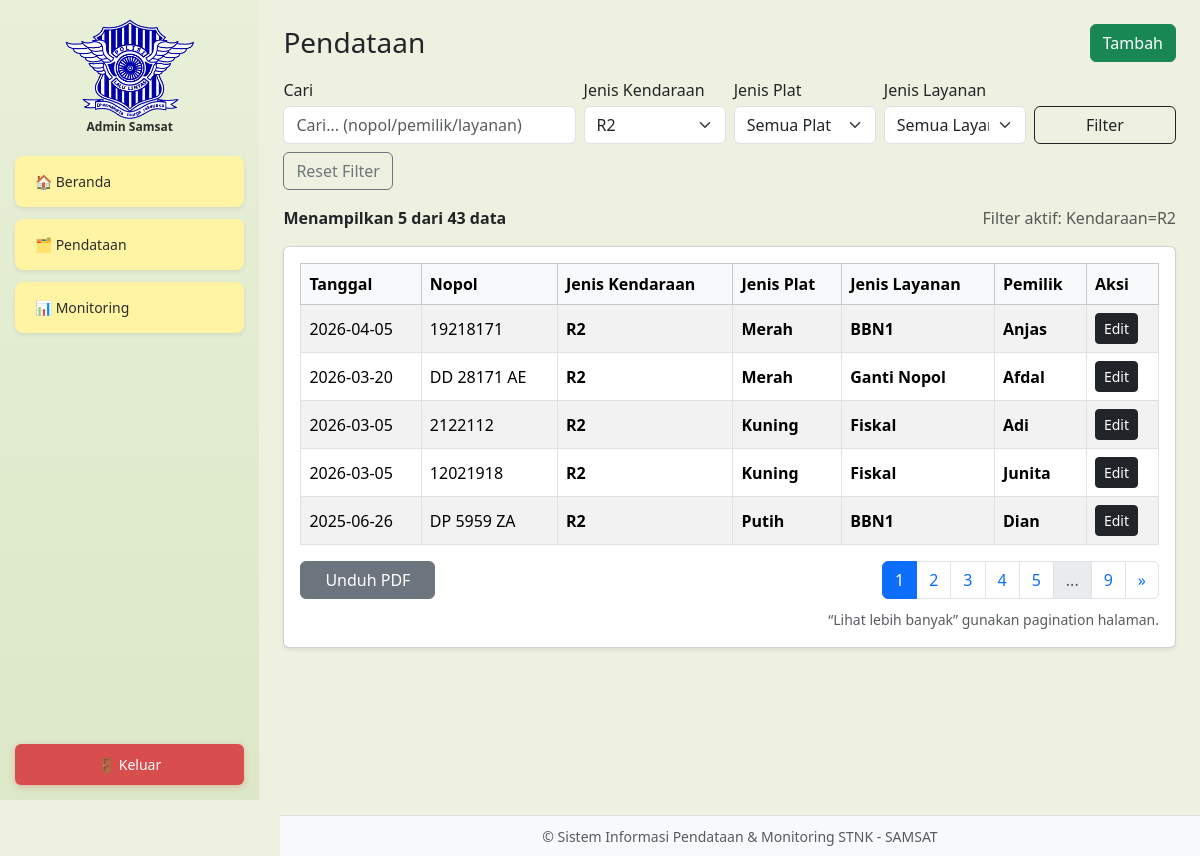
Screenshot of /pendataan/index.php?jenis_kendaraan=R2 (signed in) with the database file from the repository.
### tables this page shows
CREATE TABLE `registrasi_stnk` (
  `id` bigint(20) NOT NULL,
  `tanggal` date NOT NULL,
  `nopol` varchar(20) NOT NULL,
  `pemilik` varchar(100) NOT NULL,
  `jenis_kendaraan` enum('R2','R4') NOT NULL,
  `jenis_plat` enum('Merah','Kuning','Putih') NOT NULL,
  `jenis_layanan` enum('BBN1','Duplikat','Ganti Plat','Ganti Nopol','BBN2','Fiskal','Rubah') NOT NULL,
  `created_at` timestamp NOT NULL DEFAULT current_timestamp(),
  `updated_at` timestamp NULL DEFAULT NULL ON UPDATE current_timestamp()
);

### konfigurasi/koneksi.php (called while the page is built, shortened)
<?php
function e($str)
{
    return htmlspecialchars((string)$str, ENT_QUOTES, 'UTF-8');
}

### pendataan/index.php (the view, shortened to what this page needs)
<?php
require_once "../konfigurasi/koneksi.php";
$q = trim($_GET['q'] ?? '');
$jenis_kendaraan = $_GET['jenis_kendaraan'] ?? '';
$jenis_plat = $_GET['jenis_plat'] ?? '';
$jenis_layanan = $_GET['jenis_layanan'] ?? '';
$page = max(1, (int)($_GET['page'] ?? 1));
$limit = 5;
$offset = ($page - 1) * $limit;
$whereParts = [];
$params = [];
$types = "";
if ($jenis_kendaraan !== "") {
    $whereParts[] = "jenis_kendaraan = ?";
    $types .= "s";
    $params[] = $jenis_kendaraan;
}
$where = $whereParts ? ("WHERE " . implode(" AND ", $whereParts)) : "";
$haveFilters = $q !== '' || $jenis_kendaraan !== '' || $jenis_plat !== '' || $jenis_layanan !== '';
if ($where) {
    $stmt = $koneksi->prepare("SELECT COUNT(*) c FROM registrasi_stnk $where");
    $stmt->bind_param($types, ...$params);
    $stmt->execute();
    $total = (int)$stmt->get_result()->fetch_assoc()['c'];
} else {
    $total = (int)$koneksi->query("SELECT COUNT(*) c FROM registrasi_stnk")->fetch_assoc()['c'];
}
$pages = max(1, (int)ceil($total / $limit));
if ($where) {
    $sql = "SELECT * FROM registrasi_stnk $where ORDER BY tanggal DESC, id DESC LIMIT ? OFFSET ?";
    $stmt = $koneksi->prepare($sql);
    $types2 = $types . "ii";
    $params2 = array_merge($params, [$limit, $offset]);
    $stmt->bind_param($types2, ...$params2);
    $stmt->execute();
    $rows = $stmt->get_result()->fetch_all(MYSQLI_ASSOC);
} else {
    $stmt = $koneksi->prepare("SELECT * FROM registrasi_stnk ORDER BY tanggal DESC, id DESC LIMIT ? OFFSET ?");
    $stmt->bind_param("ii", $limit, $offset);
    $stmt->execute();
    $rows = $stmt->get_result()->fetch_all(MYSQLI_ASSOC);
}
?>
<!doctype html>
<html>
<head>
    <link href="https://cdn.jsdelivr.net/npm/bootstrap@5.3.3/dist/css/bootstrap.min.css" rel="stylesheet">
</head>
<body style="background:#eef1df;">
    <div class="d-flex">
        <?php include "../bagian/sidebar.php"; ?>
        <div class="flex-grow-1 p-4">
            <div class="mb-3">
                <div class="d-flex justify-content-between align-items-center mb-3">
                    <h3 class="m-0">Pendataan</h3>
                    <a class="btn btn-success" href="tambah.php">Tambah</a>
                </div>
                <form class="row g-2 align-items-end" method="GET">
                    <div class="col-md-4">
                        <label class="form-label mb-1">Cari</label>
                        <input class="form-control" name="q" value="<?= e($q) ?>" placeholder="Cari... (nopol/pemilik/layanan)">
                    </div>
                    <div class="col-md-2">
                        <label class="form-label mb-1">Jenis Kendaraan</label>
                        <select class="form-select" name="jenis_kendaraan">
                            <option value="R2" <?= $jenis_kendaraan === 'R2' ? 'selected' : '' ?>>R2</option>
                        </select>
                    </div>
                    <div class="col-md-2">
                        <label class="form-label mb-1">Jenis Plat</label>
                        <select class="form-select" name="jenis_plat">
                            <option value="">Semua Plat</option>
                        </select>
                    </div>
                    <div class="col-md-2">
                        <label class="form-label mb-1">Jenis Layanan</label>
                        <select class="form-select" name="jenis_layanan">
                            <option value="">Semua Layanan</option>
                        </select>
                    </div>
                    <div class="col-md-2 d-grid">
                        <button class="btn btn-outline-dark">Filter</button>
                    </div>
                    <?php if ($haveFilters): ?>
                        <div class="col-md-12">
                            <a href="index.php" class="btn btn-outline-secondary">Reset Filter</a>
                        </div>
                    <?php endif; ?>
                </form>
            </div>
            <div class="mb-3">
                <div class="d-flex flex-column flex-md-row justify-content-between align-items-start gap-2">
                    <div><strong>Menampilkan <?= count($rows) ?> dari <?= number_format($total) ?> data</strong></div>
                    <?php if ($haveFilters): ?>
                        <div class="text-muted">Filter aktif: <?= trim(($q ? 'q=' . e($q) : '') . ' ' . ($jenis_kendaraan ? 'Kendaraan=' . e($jenis_kendaraan) : '') . ' ' . ($jenis_plat ? 'Plat=' . e($jenis_plat) : '') . ' ' . ($jenis_layanan ? 'Layanan=' . e($jenis_layanan) : '')) ?></div>
                    <?php endif; ?>
                </div>
            </div>
            <div class="card shadow-sm">
                <div class="card-body">
                    <div class="table-responsive">
                        <table class="table table-striped table-hover table-bordered align-middle">
                            <thead class="table-light">
                                <tr>
                                    <th>Tanggal</th>
                                    <th>Nopol</th>
                                    <th>Jenis Kendaraan</th>
                                    <th>Jenis Plat</th>
                                    <th>Jenis Layanan</th>
                                    <th>Pemilik</th>
                                    <th>Aksi</th>
                                </tr>
                            </thead>
                            <tbody>
                                <?php foreach ($rows as $r): ?>
                                    <tr>
                                        <td><?= e($r['tanggal']) ?></td>
                                        <td><?= e($r['nopol']) ?></td>
                                        <td><b><?= e($r['jenis_kendaraan']) ?></b></td>
                                        <td><b><?= e($r['jenis_plat']) ?></b></td>
                                        <td><b><?= e($r['jenis_layanan']) ?></b></td>
                                        <td><b><?= e($r['pemilik']) ?></b></td>
                                        <td>
                                            <a class="btn btn-sm btn-dark" href="edit.php?id=<?= $r['id'] ?>">Edit</a>
                                        </td>
                                    </tr>
                                <?php endforeach; ?>
                            </tbody>
                        </table>
                    </div>
                    <div class="d-flex justify-content-between align-items-center">
                        <div class="d-flex gap-2">
                            <a class="btn btn-secondary px-4" href="unduh_pdf.php?q=<?= urlencode($q) ?>&jenis_kendaraan=<?= urlencode($jenis_kendaraan) ?>&jenis_plat=<?= urlencode($jenis_plat) ?>&jenis_layanan=<?= urlencode($jenis_layanan) ?>" target="_blank">Unduh PDF</a>
                        </div>
                        <nav>
                            <ul class="pagination m-0">
                                <?php
                                $maxPagesToShow = 5;
                                $startPage = max(1, min($page - 2, $pages - $maxPagesToShow + 1));
                                $endPage = min($pages, $startPage + $maxPagesToShow - 1);
                                $baseUrl = '?q=' . urlencode($q) . '&jenis_kendaraan=' . urlencode($jenis_kendaraan) . '&jenis_plat=' . urlencode($jenis_plat) . '&jenis_layanan=' . urlencode($jenis_layanan);
                                ?>
                                <?php for ($i = $startPage; $i <= $endPage; $i++): ?>
                                    <li class="page-item <?= $i === $page ? 'active' : '' ?>">
                                        <a class="page-link" href="<?= $baseUrl ?>&page=<?= $i ?>"><?= $i ?></a>
                                    </li>
                                <?php endfor; ?>
                                <?php if ($endPage < $pages): ?>
                                    <?php if ($endPage < $pages - 1): ?>
                                        <li class="page-item disabled"><span class="page-link">...</span></li>
                                    <?php endif; ?>
                                    <li class="page-item">
                                        <a class="page-link" href="<?= $baseUrl ?>&page=<?= $pages ?>"><?= $pages ?></a>
                                    </li>
                                <?php endif; ?>
                                <?php if ($page < $pages): ?>
                                    <li class="page-item">
                                        <a class="page-link" href="<?= $baseUrl ?>&page=<?= $page + 1 ?>">&raquo;</a>
                                    </li>
                                <?php endif; ?>
                            </ul>
                        </nav>
                    </div>
                    <div class="mt-2 text-end">
                        <small class="text-muted">“Lihat lebih banyak” gunakan pagination halaman.</small>
                    </div>
                </div>
            </div>
            <?php include "../bagian/footer.php"; ?>
        </div>
    </div>
</body>
</html>

### bagian/footer.php (style rules this page uses)
body { margin-bottom: 56px !important; }

### rows the page displays
registrasi_stnk: tanggal "2026-04-05", nopol "19218171", jenis_kendaraan "R2", jenis_plat "Merah", jenis_layanan "BBN1", pemilik "Anjas"
registrasi_stnk: tanggal "2026-03-20", nopol "DD 28171 AE", jenis_kendaraan "R2", jenis_plat "Merah", jenis_layanan "Ganti Nopol", pemilik "Afdal"
registrasi_stnk: tanggal "2026-03-05", nopol "2122112", jenis_kendaraan "R2", jenis_plat "Kuning", jenis_layanan "Fiskal", pemilik "Adi"
registrasi_stnk: tanggal "2026-03-05", nopol "12021918", jenis_kendaraan "R2", jenis_plat "Kuning", jenis_layanan "Fiskal", pemilik "Junita"
registrasi_stnk: tanggal "2025-06-26", nopol "DP 5959 ZA", jenis_kendaraan "R2", jenis_plat "Putih", jenis_layanan "BBN1", pemilik "Dian"

### other values shown
count($rows) "5"
$total "43"
$pages "9"
